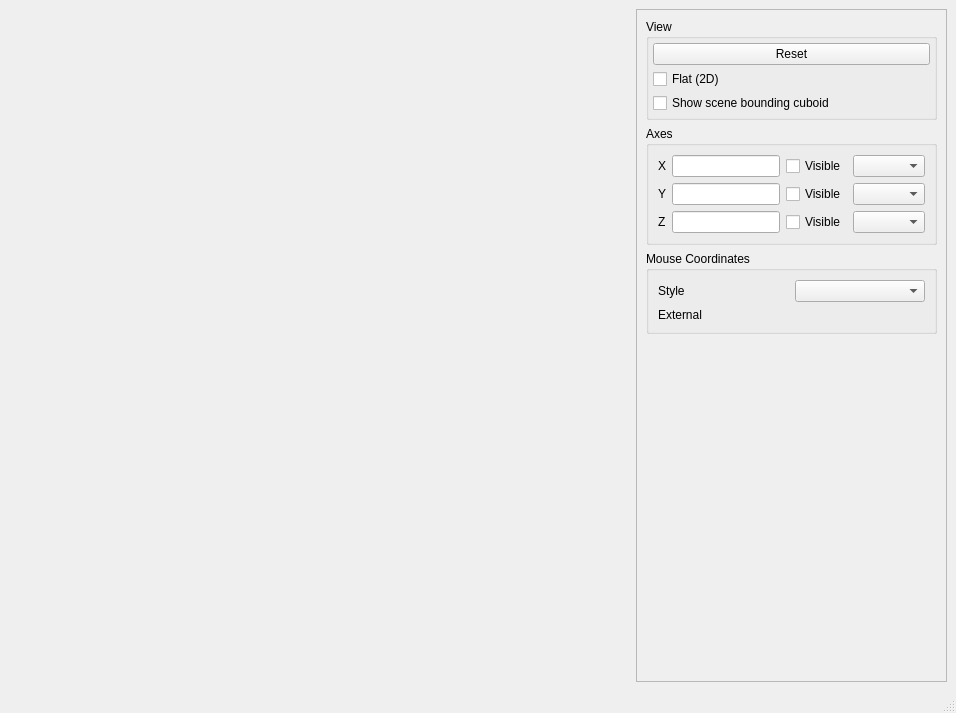
<?xml version="1.0" encoding="UTF-8"?>
<ui version="4.0">
 <class>MainWindow</class>
 <widget class="QMainWindow" name="MainWindow">
  <property name="geometry">
   <rect>
    <x>0</x>
    <y>0</y>
    <width>956</width>
    <height>713</height>
   </rect>
  </property>
  <property name="windowTitle">
   <string>Basic Test</string>
  </property>
  <widget class="QWidget" name="centralwidget">
   <layout class="QHBoxLayout" name="horizontalLayout">
    <item>
     <widget class="Mildred::MildredWidget" name="TestingWidget" native="true">
      <property name="sizePolicy">
       <sizepolicy hsizetype="Expanding" vsizetype="Preferred">
        <horstretch>5</horstretch>
        <verstretch>0</verstretch>
       </sizepolicy>
      </property>
     </widget>
    </item>
    <item>
     <widget class="QFrame" name="frame">
      <property name="sizePolicy">
       <sizepolicy hsizetype="Minimum" vsizetype="Preferred">
        <horstretch>0</horstretch>
        <verstretch>0</verstretch>
       </sizepolicy>
      </property>
      <property name="frameShape">
       <enum>QFrame::StyledPanel</enum>
      </property>
      <property name="frameShadow">
       <enum>QFrame::Raised</enum>
      </property>
      <layout class="QVBoxLayout" name="verticalLayout_2">
       <item>
        <widget class="QGroupBox" name="groupBox">
         <property name="title">
          <string>View</string>
         </property>
         <layout class="QVBoxLayout" name="verticalLayout">
          <property name="spacing">
           <number>4</number>
          </property>
          <property name="leftMargin">
           <number>4</number>
          </property>
          <property name="topMargin">
           <number>4</number>
          </property>
          <property name="rightMargin">
           <number>4</number>
          </property>
          <property name="bottomMargin">
           <number>4</number>
          </property>
          <item>
           <widget class="QPushButton" name="ResetViewButton">
            <property name="text">
             <string>Reset</string>
            </property>
           </widget>
          </item>
          <item>
           <widget class="QCheckBox" name="FlatViewCheck">
            <property name="text">
             <string>Flat (2D)</string>
            </property>
           </widget>
          </item>
          <item>
           <widget class="QCheckBox" name="ShowSceneCuboidCheck">
            <property name="text">
             <string>Show scene bounding cuboid</string>
            </property>
           </widget>
          </item>
         </layout>
        </widget>
       </item>
       <item>
        <widget class="QGroupBox" name="groupBox_2">
         <property name="sizePolicy">
          <sizepolicy hsizetype="Minimum" vsizetype="Preferred">
           <horstretch>0</horstretch>
           <verstretch>0</verstretch>
          </sizepolicy>
         </property>
         <property name="title">
          <string>Axes</string>
         </property>
         <layout class="QVBoxLayout" name="verticalLayout_3">
          <item>
           <layout class="QHBoxLayout" name="horizontalLayout_2">
            <item>
             <widget class="QLabel" name="label">
              <property name="text">
               <string>X</string>
              </property>
             </widget>
            </item>
            <item>
             <widget class="QLineEdit" name="XLabelEdit">
              <property name="sizePolicy">
               <sizepolicy hsizetype="Expanding" vsizetype="Fixed">
                <horstretch>0</horstretch>
                <verstretch>0</verstretch>
               </sizepolicy>
              </property>
             </widget>
            </item>
            <item>
             <widget class="QCheckBox" name="XVisibleCheck">
              <property name="text">
               <string>Visible</string>
              </property>
             </widget>
            </item>
            <item>
             <widget class="QComboBox" name="XLabelRotationCombo"/>
            </item>
           </layout>
          </item>
          <item>
           <layout class="QHBoxLayout" name="horizontalLayout_3">
            <item>
             <widget class="QLabel" name="label_2">
              <property name="text">
               <string>Y</string>
              </property>
             </widget>
            </item>
            <item>
             <widget class="QLineEdit" name="YLabelEdit">
              <property name="sizePolicy">
               <sizepolicy hsizetype="Expanding" vsizetype="Fixed">
                <horstretch>0</horstretch>
                <verstretch>0</verstretch>
               </sizepolicy>
              </property>
             </widget>
            </item>
            <item>
             <widget class="QCheckBox" name="YVisibleCheck">
              <property name="text">
               <string>Visible</string>
              </property>
             </widget>
            </item>
            <item>
             <widget class="QComboBox" name="YLabelRotationCombo"/>
            </item>
           </layout>
          </item>
          <item>
           <layout class="QHBoxLayout" name="horizontalLayout_4">
            <item>
             <widget class="QLabel" name="label_3">
              <property name="text">
               <string>Z</string>
              </property>
             </widget>
            </item>
            <item>
             <widget class="QLineEdit" name="ZLabelEdit">
              <property name="sizePolicy">
               <sizepolicy hsizetype="Expanding" vsizetype="Fixed">
                <horstretch>0</horstretch>
                <verstretch>0</verstretch>
               </sizepolicy>
              </property>
             </widget>
            </item>
            <item>
             <widget class="QCheckBox" name="ZVisibleCheck">
              <property name="text">
               <string>Visible</string>
              </property>
             </widget>
            </item>
            <item>
             <widget class="QComboBox" name="ZLabelRotationCombo"/>
            </item>
           </layout>
          </item>
         </layout>
        </widget>
       </item>
       <item>
        <widget class="QGroupBox" name="groupBox_3">
         <property name="title">
          <string>Mouse Coordinates</string>
         </property>
         <layout class="QVBoxLayout" name="verticalLayout_3">
          <item>
           <layout class="QHBoxLayout" name="horizontalLayout_2">
            <item>
             <widget class="QLabel" name="label_4">
              <property name="text">
               <string>Style</string>
              </property>
             </widget>
            </item>
            <item>
             <widget class="QComboBox" name="mouseCoordStyleCombo"/>
            </item>
           </layout>
          </item>
          <item>
           <widget class="QLabel" name="externalMouseCoordLabel">
            <property name="text">
             <string>External</string>
            </property>
           </widget>
          </item>
         </layout>
        </widget>
       </item>
       <item>
        <spacer name="verticalSpacer">
         <property name="orientation">
          <enum>Qt::Vertical</enum>
         </property>
         <property name="sizeHint" stdset="0">
          <size>
           <width>20</width>
           <height>40</height>
          </size>
         </property>
        </spacer>
       </item>
      </layout>
     </widget>
    </item>
   </layout>
  </widget>
  <widget class="QMenuBar" name="menubar">
   <property name="geometry">
    <rect>
     <x>0</x>
     <y>0</y>
     <width>956</width>
     <height>22</height>
    </rect>
   </property>
  </widget>
  <widget class="QStatusBar" name="statusbar"/>
 </widget>
 <customwidgets>
  <customwidget>
   <class>Mildred::MildredWidget</class>
   <extends>QWidget</extends>
   <header>widget.h</header>
   <container>1</container>
  </customwidget>
 </customwidgets>
 <resources/>
 <connections/>
</ui>
